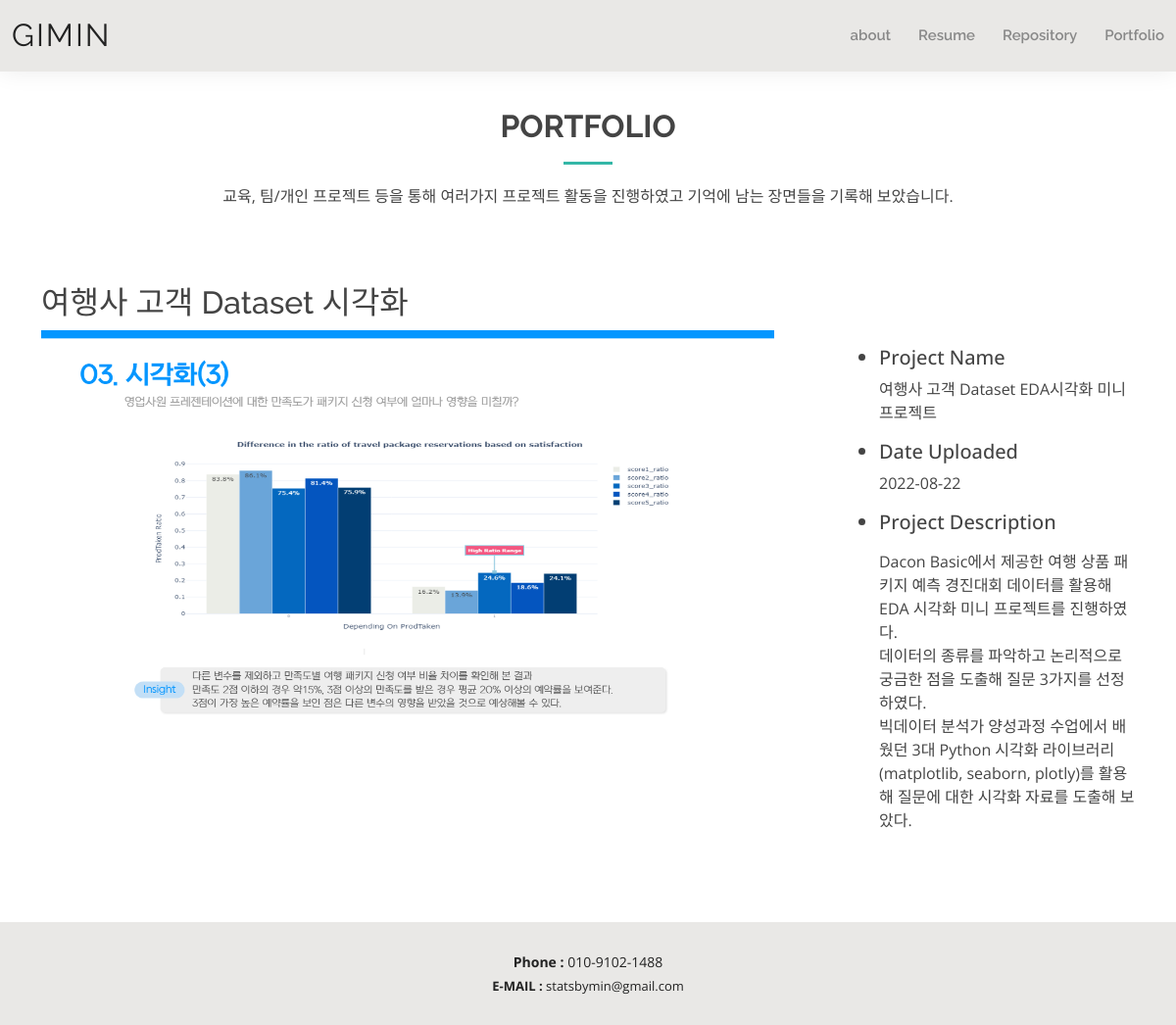
The page /photo/photo/3/ on the database its author committed.
### photo/models.py (models this page shows, shortened)
class Photo(models.Model):
    album = models.ForeignKey(Album, on_delete=models.CASCADE)
    title = models.CharField('TITLE', max_length=30)
    description = models.TextField('Photo_Description', blank=True)
    image = ThumbnailImageField(upload_to = 'photo/%Y/%m')
    upload_dt = models.DateTimeField('Upload Date', auto_now_add=True)
    project_name = models.CharField('Project_Name', max_length=100, blank=True, null=True)
    class Meta:
        ordering = ('-upload_dt', )

### photo/views.py (the view)
# urls.py: path('photo/<int:pk>/', views.PhotoDV.as_view(), name='photo_detail'),
class PhotoDV(DetailView):
    model = Photo

### photo/templates/photo/photo_detail.html (shortened to what this page needs)
{% extends 'base.html' %}
{% load static %}
{% block content %}
<main id="main">
    <section id="portfolio1" class="portfolio1">
      <div class="container" data-aos="fade-up">
        <div class="section-title">
          <h2>Portfolio</h2>
          <p>교육, 팀/개인 프로젝트 등을 통해 여러가지 프로젝트 활동을 진행하였고 기억에 남는 장면들을 기록해 보았습니다.</p>
        </div>
    <h2 class="mt-5">{{ object.title }}</h2>
    <div class="row">
        <div class="col-md-9">
            <a href="{{ object.image.url }}">
                <img src="{{ object.image.url }}" style="width: 90%;">
            </a>
        </div>
        <ul class="col-md-3 mt-3">
            <li class="h5">Project Name</li>
                <p class="font-italic"><a href="https://drive.google.com/drive/folders/1zHrxjB2aHwW0rZsGztlULg03cqLNZJew?usp=sharing">{{ object.project_name }}</a></p>
            <li class="h5">Date Uploaded</li>
                <p class="font-italic">{{ object.upload_dt|date:"Y-m-d" }}</p>
            <li class="h5">Project Description</li>
                {% if object.description %}<p>{{ object.description|linebreaks }}</p>
                {% else %}<p>(blank)</p>{% endif %}
        </ul>
    </div>
    </section>
</main>
{% endblock %}

### static/css/style.css (style rules this page uses)
body { font-family: "Open Sans", sans-serif; color: #444444; }
a { color: #444444; text-decoration: none; }
h1, h2, h3, h4, h5, h6 { font-family: "Raleway", sans-serif; }
#main { margin-top: 50px; }
section { padding: 60px 0; }
.section-title { text-align: center; padding-bottom: 30px; }
.section-title h2 { font-size: 32px; font-weight: bold; text-transform: uppercase; margin-bottom: 20px; padding-bottom: 20px; position: relative; }
.section-title h2::after { content: ""; position: absolute; display: block; width: 50px; height: 3px; background: #34b7a7; bottom: 0; left: calc(50% - 25px); }
.section-title p { margin-bottom: 0; }
.portfolio1 img { transition: all 0.2s linear; }

### rows shown on the page
Photo: title "여행사 고객 Dataset 시각화", image (picture), project_name "여행사 고객 Dataset EDA시각화 미니프로젝트", upload_dt "2022-08-22", description "Dacon Basic에서 제공한 여행 상품 패키지 예측 경진대회 데이터를 활용해 EDA 시각화 미니 프로젝트를 진행하였다. 데이터의 종류를 파악하고 논리적으로 궁금한 점을 도출해 질문 3가지를 선정하였다. 빅데이터 분석가 양성과정 수업에서 배웠던 3대 Python 시각화 라이브러리(matplotlib, seaborn, plotly)를 활용해 질문에 대한 시각화 자료를 도출해 보았다."
